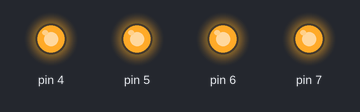
Simulated run of this sketch. Board: Arduino Uno, built with avr-gcc and run on an emulated ATmega328P. On the bench: output pins drawn as LEDs (lit = HIGH).

Above: at 1.0 s.
At 3.0 s:
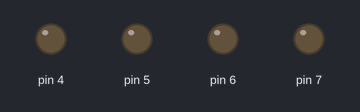
Timing chart, 0 to 5.2 s (numbered marks = the images above):
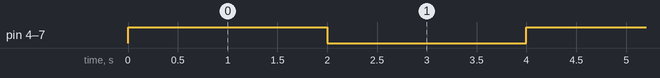

Measured:
- by itself, pin 4–7: alternates HIGH for 2.0 s and LOW for 2.0 s

The sketch:

uno_test.ino
```cpp
void setup() {
  pinMode(4, OUTPUT);   /* define  pin (4,5,6,7) out*/
  pinMode(5, OUTPUT);
  pinMode(6, OUTPUT);
  pinMode(7, OUTPUT);

}

void loop() {
  digitalWrite(4, HIGH);
  digitalWrite(5, HIGH);
  digitalWrite(6, HIGH);
  digitalWrite(7, HIGH);

  delay(2000);

  digitalWrite(4, LOW);
  digitalWrite(5, LOW);
  digitalWrite(6, LOW);
  digitalWrite(7, LOW);

  delay(2000);

}
```
